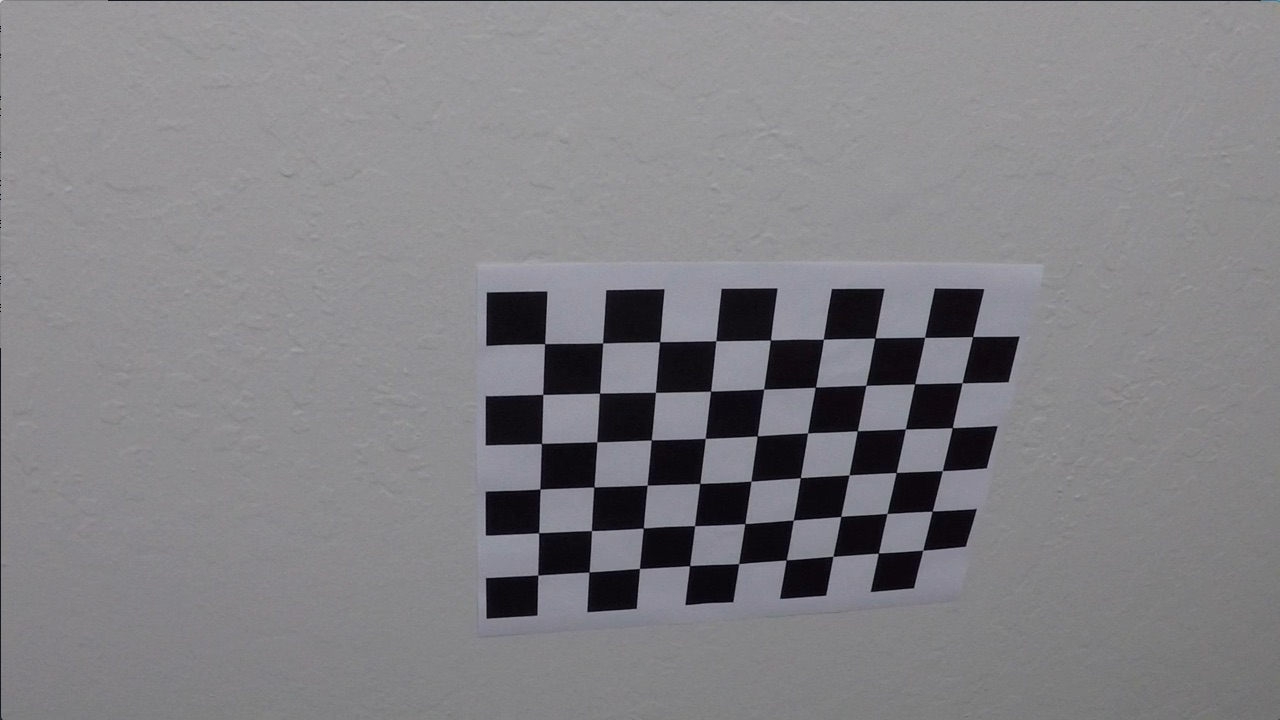
#> input picture camera_cal/calibration10.jpg, 1280 x 720 px; its folder holds 4 pictures in this run
$ jupyter execute --allow-errors 'Advanced Lane Finding Project.ipynb'   (shell and % lines are left out)   (older library calls are emulated)
#> lines starting #> are read from the running program, lines starting #| are printed output that depends on the picture
#> further down, img is the input picture: shape (720, 1280, 3); mean R, G, B 130.2, 129.4, 133.1
#> `ret, corners = cv2.findChessboardCorners(gray, (nx, ny), None)`: ret = True; corners = 54 rows, first 8: [545.3, 343.1], [602.7, 342.8], [660.1, 341.3], [715.8, 340.7], [770.6, 340], [823.5, 339.2], [874.3, 338.5], [925.1, 337.4]
### ImageProcessing/process.py
import cv2
import numpy as np
from collections import deque
import matplotlib.pyplot as plt

def calibrate(img, objpoints, imgpoints):
    '''
    calibrate the camera
    '''
    h, w = img.shape[:2]
    img_size = (w, h)
    ret, mtx, dist, rvecs, tvecs = cv2.calibrateCamera(objpoints, imgpoints, img_size, None, None)
    return mtx, dist

def undist(img, mtx, dist):
    '''
    undistort the image
    '''
    dst = cv2.undistort(img, mtx, dist, None, mtx)
    return dst

# [499 lines left out: functions abs_sobel_thresh, mag_threshold, dir_threshold, hls_select, lab_select, thresholding and 8 more, not called in this run]

# Define a class to receive the characteristics of each line detection
class Line():
    # [63 lines left out: functions __init__, mask, update, not called in this run]

    def sanity_check(self, x_fitted):
        return np.max(np.abs(self.current_x_fitted - x_fitted)) < 100

### Advanced Lane Finding Project.ipynb
# Advanced Lane Finding Project

[cell 1]
import glob
import cv2
import numpy as np
import matplotlib.pyplot as plt
import matplotlib.image as mpimg
import ImageProcessing.process as proc
#> (the rest of this cell did not finish here and is left out)

## Camera Calibration

Use 9x6 grid to find image points.

[cell 2]
nx, ny = 9, 6

Create the object points.

[cell 3]
# prepare object points, like (0,0,0), (1,0,0), (2,0,0) ....,(8,5,0)
objp = np.zeros((nx*ny,3), np.float32)
objp[:,:2] = np.mgrid[0:nx, 0:ny].T.reshape(-1,2)

### Find the 2D image points of the chessboard

[cell 4]
fig, ax = plt.subplots(nrows=6, ncols=3, figsize=(12,16), subplot_kw={'xticks': [], 'yticks': []})

objpoints = [] # 3d points in real world space
imgpoints = [] # 2d points in image plane.

# Make a list of calibration images
images = sorted(glob.glob('camera_cal/calibration*.jpg'))

# Step through the list and search for chessboard corners
count = 0
#> (the rest of this cell did not finish here and is left out)

### Calibrate and Undistort a Test Image

[cell 5]
img = mpimg.imread(images[0])
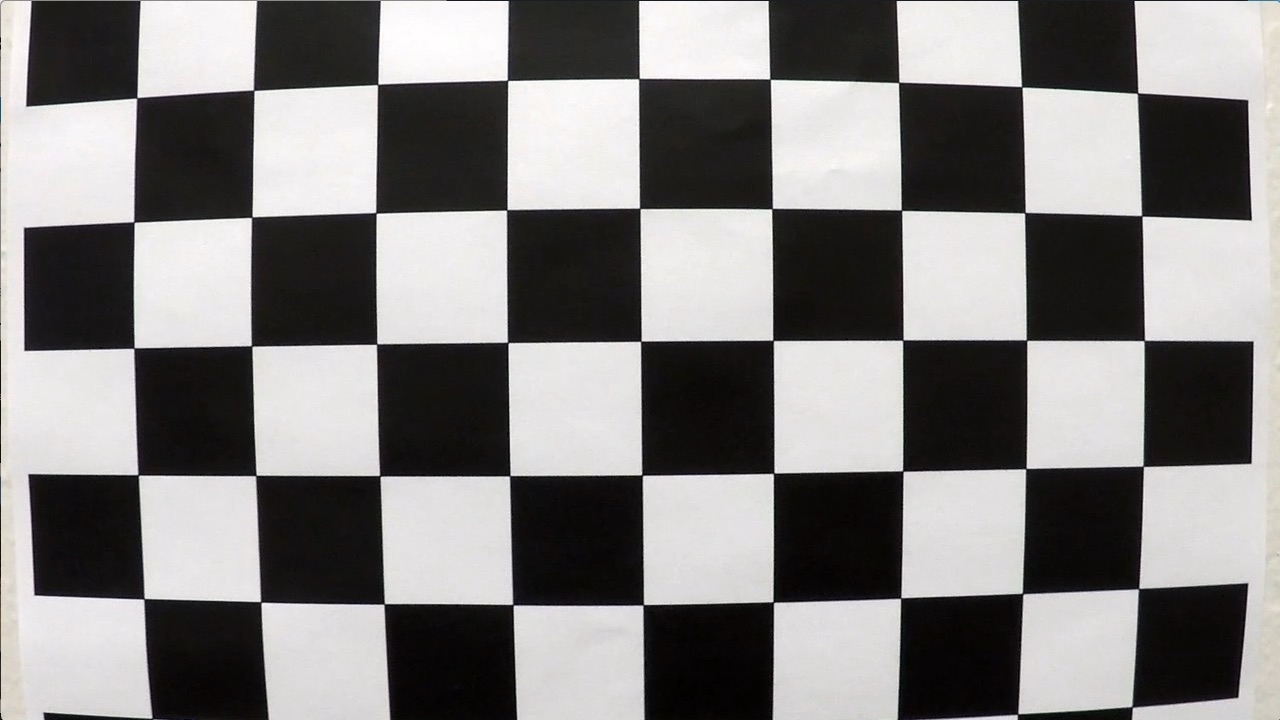
#> input picture camera_cal/calibration1.jpg, 1280 x 720 px
#> img is the input picture: shape (720, 1280, 3); mean R, G, B 130.1, 128.4, 127.8

# Do camera calibration given object points and image points
mtx, dist = proc.calibrate(img, objpoints, imgpoints)
#> in calibrate, `ret, mtx, dist, rvecs, tvecs = cv2.calibrateCamera(objpoints, imgpoint..`: ret = 0.68; mtx = [[1143.7, 0, 681.7], [0, 1109.2, 367.7], [0, 0, 1]]; dist = [[-0.515, 2.99, -0.00876, 0.00937, 1.41]]; rvecs = ([0.451, -0.252, 0.0361],); tvecs = ([-2.31, -0.422, 19.12],)
#> dist = [[-0.515, 2.99, -0.00876, 0.00937, 1.41]]
dst = proc.undist(img, mtx, dist)

# Visualize undistortion
f, (ax1, ax2) = plt.subplots(1, 2, figsize=(18,6),
                             subplot_kw={'xticks': [], 'yticks': []})
ax1.imshow(img)
ax1.set_title('Original Image', fontsize=30)
ax2.imshow(dst)
ax2.set_title('Undistorted Image', fontsize=30);
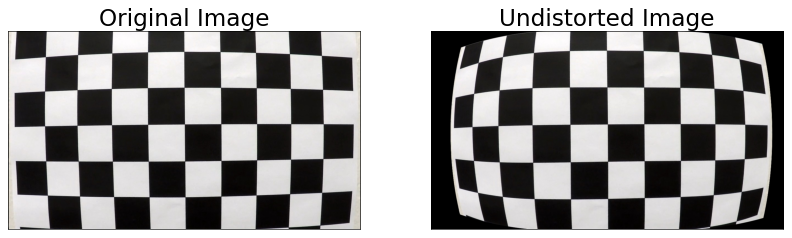
#> figure drawn by matplotlib, 2 panels

[cell 6]
dist_pickle = {}
dist_pickle["mtx"] = mtx
dist_pickle["dist"] = dist
#> (the rest of this cell did not finish here and is left out)

## Pipeline (Image)

### Undistort Image

[cell 7]
img = mpimg.imread('test_images/test5.jpg')
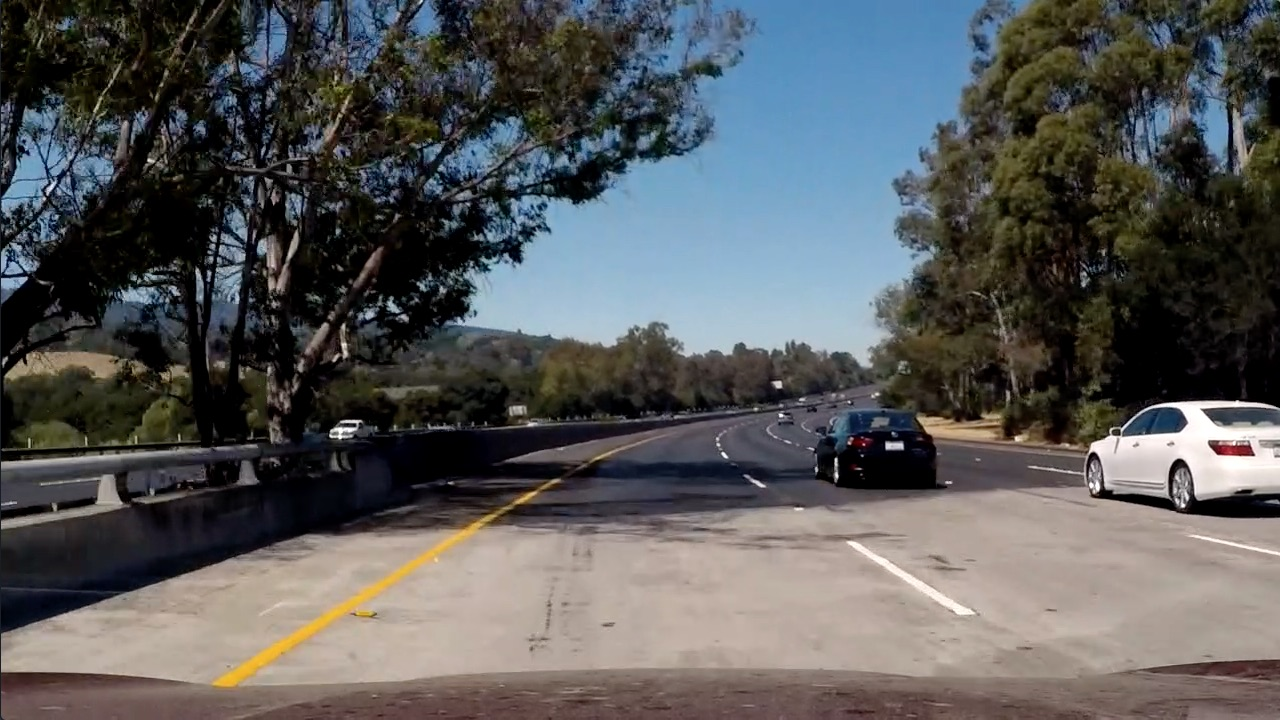
#> input picture test_images/test5.jpg, 1280 x 720 px
#> img is the input picture: shape (720, 1280, 3); mean R, G, B 88.5, 89.3, 89.8
f, (ax1, ax2) = plt.subplots(1, 2, figsize=(18,6),
                             subplot_kw={'xticks': [], 'yticks': []})
ax1.imshow(img)
ax1.set_title('Original Image', fontsize=30)
ax2.imshow(proc.undist(img, mtx, dist))
ax2.set_title('Undistorted Image', fontsize=30);

### Creating Thresholded Image

[cell 8]
test_img = mpimg.imread('test_images/test5.jpg')
test_img = proc.undist(test_img, mtx, dist)

fig, ax = plt.subplots(1, 3, figsize=(18,4), subplot_kw={'xticks': [], 'yticks': []})
ax[0].imshow(test_img)
ax[0].set_title('Undistorted Image', fontsize=20)

#> (the rest of this cell did not finish here and is left out)

### Perspective Transform

[cell 9]
test_img = mpimg.imread('test_images/straight_lines2.jpg')
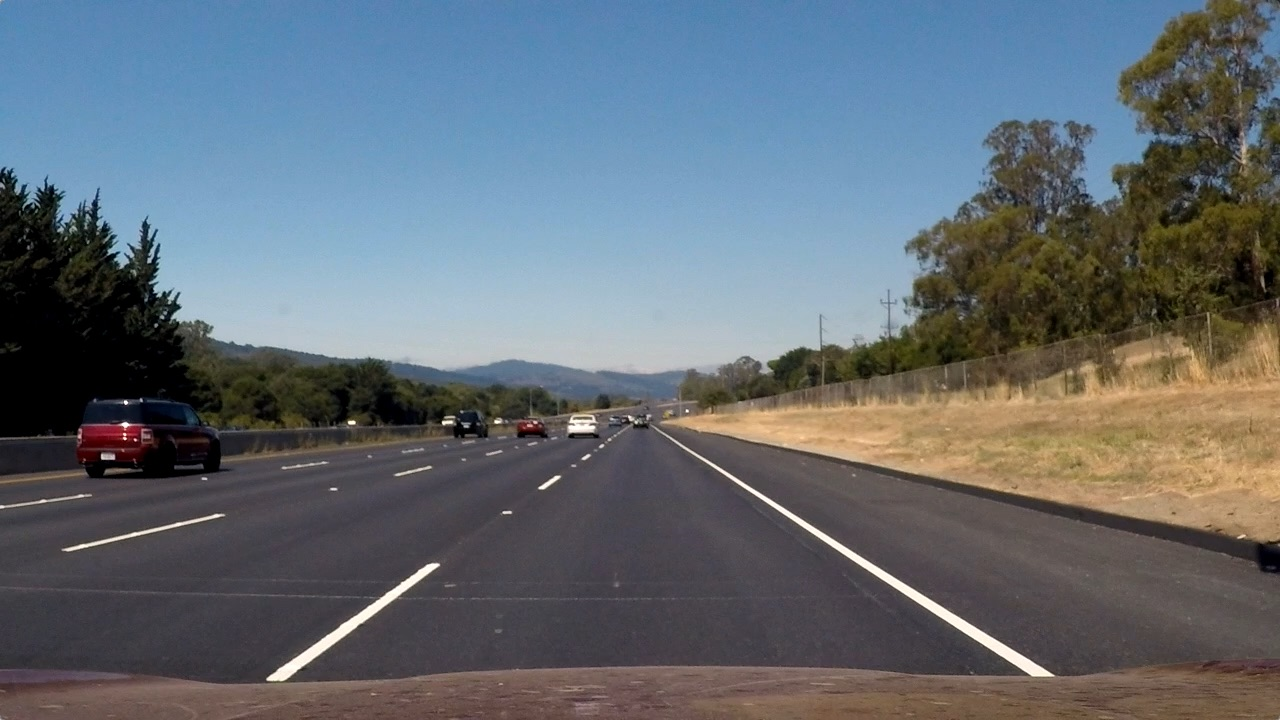
#> input picture test_images/straight_lines2.jpg, 1280 x 720 px
#> test_img is the input picture: shape (720, 1280, 3); mean R, G, B 99.4, 107.7, 115.1
test_img = proc.undist(test_img, mtx, dist)
#> in undist (call 4), `dst = cv2.undistort(img, mtx, dist, None, mtx)`:
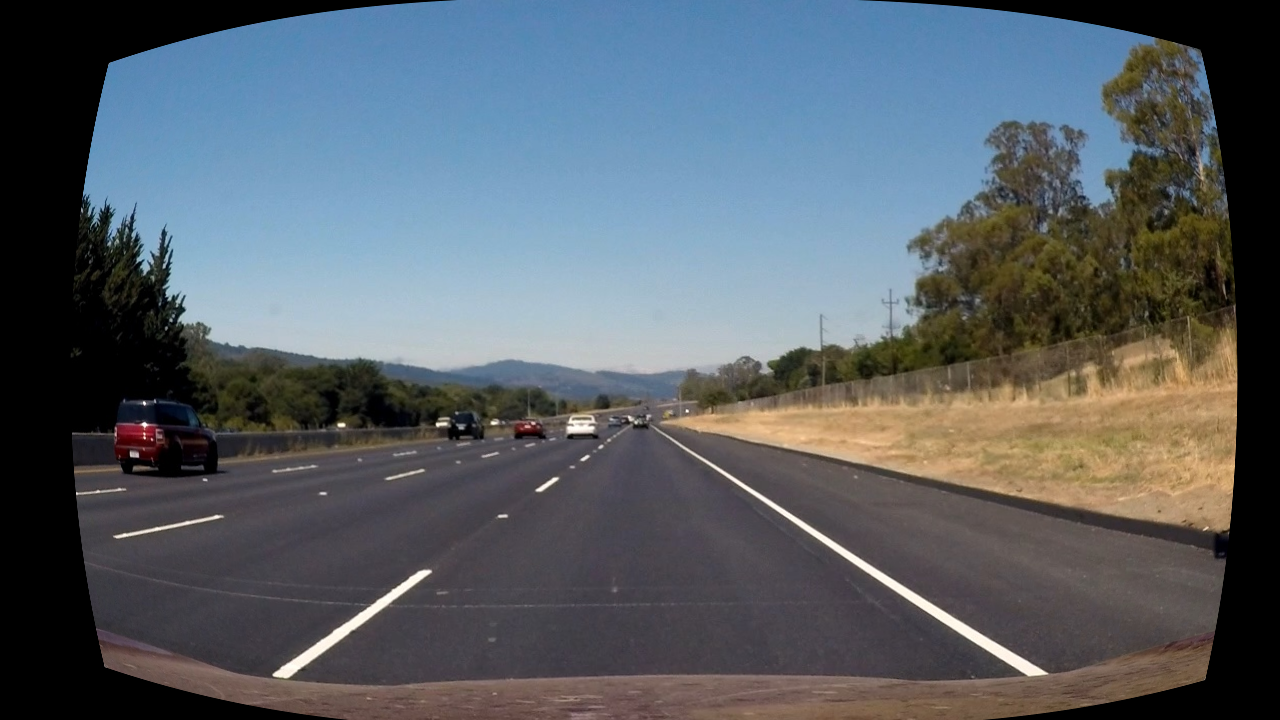
#> dst: shape (720, 1280, 3); mean R, G, B 88.1, 95.7, 102.4

#> (the rest of this cell did not finish here and is left out)
